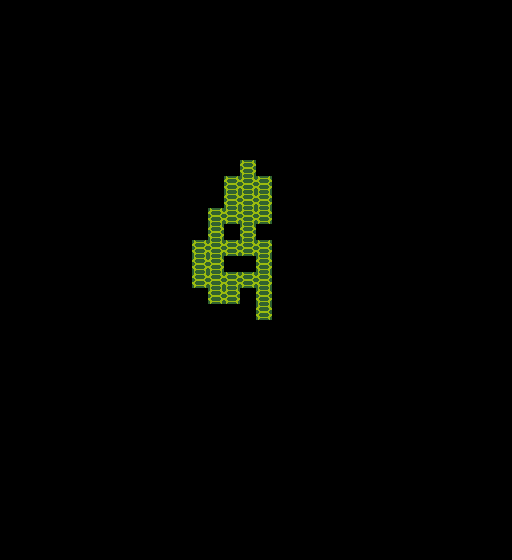

The image is a tile-based game level rendered from a .tmx file. Its description and source (layers, tilesets, objects; grid data summarised) follow:
An orthogonal 32x35 tile map with 16x16 px tiles, 2 tile layers (world, block) and 10 objects (8x Rock, Stairs, Heroe).

<map version="1.0" orientation="orthogonal" width="32" height="35" tilewidth="16" tileheight="16">
 <tileset firstgid="1" name="ground" tilewidth="16" tileheight="16">
  <image source="output/ground.png" trans="ff00ff" width="64" height="16" />
 </tileset>
 <layer name="world" width="32" height="35">
  <data>[1120 cells, 1120 non-empty, 2 distinct tile ids]</data>
 </layer>
 <layer name="block" width="32" height="35">
  <data>[1120 cells, 39 non-empty, 1 distinct tile ids]</data>
 </layer>
 <objectgroup name="objects1" width="32" height="35">
  <object name="Stairs" x="240" y="176">
   <properties>
    <property name="next" value="5" />
   </properties>
  </object>
  <object name="Rock" x="256" y="192" />
  <object name="Rock" x="208" y="288" />
  <object name="Heroe" x="261" y="315" />
  <object name="Rock" x="240" y="256" />
  <object name="Rock" x="240" y="224" />
  <object name="Rock" x="224" y="208" />
  <object name="Rock" x="256" y="224" />
  <object name="Rock" x="256" y="288" />
  <object name="Rock" x="192" y="288" />
 </objectgroup>
</map>